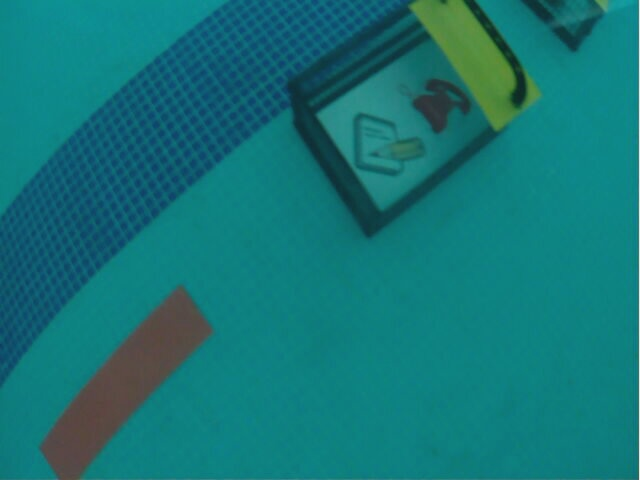
#> input picture imgs/pool_line_bin.jpg, 640 x 480 px, found by its file name
$ python '4. Find objects by color.py'
#> lines starting #> are read from the running program, lines starting #| are printed output that depends on the picture; after the words box and inside, x2 and y2 are one past the last pixel; in counts of white or black regions, pixels touching at a corner belong together
# Пример выделения контуров объектов по заданным цветам.

import cv2
import numpy as np

# Для начала, создадим словарь, который хранит
# диапазоны цветов и их наименования.

colors = {
    'orange': ((  0,   0,   0), ( 30, 200, 255)),
    'yellow': (( 30,  80,   0), ( 70, 200, 255)),
    'blue':   (( 94,  96,  96), (120, 255, 255)),
}

# В последствии мы захотим раскрашивать контуры в те цвета,
# которым они соответствуют. Для дальнейшего удобства,
# опищем функцию, которая преобразует верхнее значение
# диапазона к BGR-цвету.
#
# Сначала создадим изображение из одного пикселя с нужным нам цветом,
# (отнимем от оттенка верхнего диапазона небольшое число, чтобы
# чтобы цвет был немного смещен от границы диапазона), далее произведём
# преобразование уже знакомой нам функцией cvtColor, после чего
# возвращаем массив, содержащий каждый из компонентов цвета.

def calc_line_color(color):
    result = np.uint8([[[
        color[0][0] + 5,
        color[1][1],
        color[1][2],
    ]]])

    result = cv2.cvtColor(result, cv2.COLOR_HSV2BGR)

    result = (
        int(result[0][0][0]),
        int(result[0][0][1]),
        int(result[0][0][2]),
    )

    return result

# Выделим поиск контуров в отдельную функцию.

def find_contours(img, color):
    img_hsv = cv2.cvtColor(img, cv2.COLOR_BGR2HSV)
    img_mask = cv2.inRange(img_hsv, color[0], color[1])
    contours, _ = cv2.findContours(img_mask, cv2.RETR_EXTERNAL, cv2.CHAIN_APPROX_SIMPLE)

    return contours

# Напишем функцию для отрисовки контуров, которая включает
# отсеивание слишком маленьких контуров, вычисление координат
# центра контура, а также отрисовку как самого контура, так и
# его центра с подписью соответствующего цвета.

def draw_object_contour(img, contour, name):
    if cv2.contourArea(contour) < 500:
        return

    line_color = calc_line_color(colors[name])
    cv2.drawContours(drawing, [contour], 0, line_color, 2)

    moments = cv2.moments(contour)

    try:
        x = int(moments['m10'] / moments['m00'])
        y = int(moments['m01'] / moments['m00'])
        cv2.circle(drawing, (x,y), 4, line_color, -1)

        font = cv2.FONT_HERSHEY_DUPLEX
        cv2.putText(img, name, (x-30, y+30), font, 1, (255,255,255), 1)
    except ZeroDivisionError:
        pass

# Теперь опишем основной алгоритм работы. Благодаря
# разделению на функции, мы получили более читаемый
# и простой код, глядя на который сразу становится понятно,
# что именно будет происходить в основном цикле:
# после поулчения изображения мы находим контуры для
# каждого из цветов в словаре, и при наличии контуров
# вызываем отрисовку каждого контура.

if __name__ == '__main__':
    img = cv2.imread('imgs/pool_line_bin.jpg')
#> img is the input picture: shape (480, 640, 3); mean B, G, R 119.4, 117.4, 19.4
    drawing = img.copy()

    for name in colors:
        contours = find_contours(img, colors[name])

        if not contours:
            continue

        for cnt in contours:
            draw_object_contour(drawing, cnt, name)
#> this loop made 3 passes
#> pass 1, in find_contours, `img_mask = cv2.inRange(img_hsv, color[0], color[1])`:
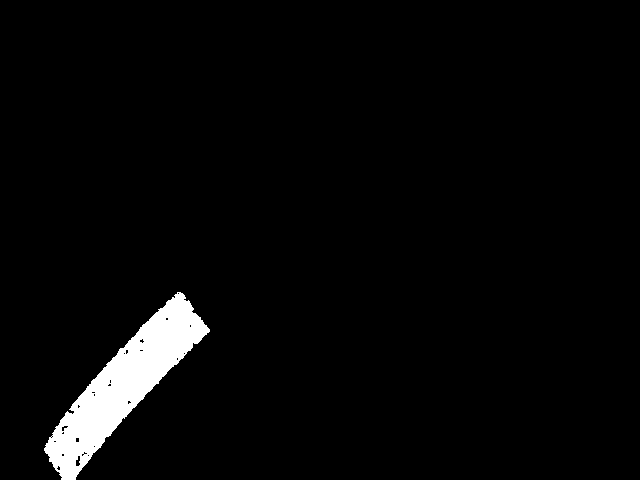
#> img_mask: shape (480, 640); 3.3% white; 1 white region, box (x1, y1, x2, y2) and area: (44, 292, 210, 480) 10053
#> pass 2, in find_contours (call 2), `img_mask = cv2.inRange(img_hsv, color[0], color[1])`:
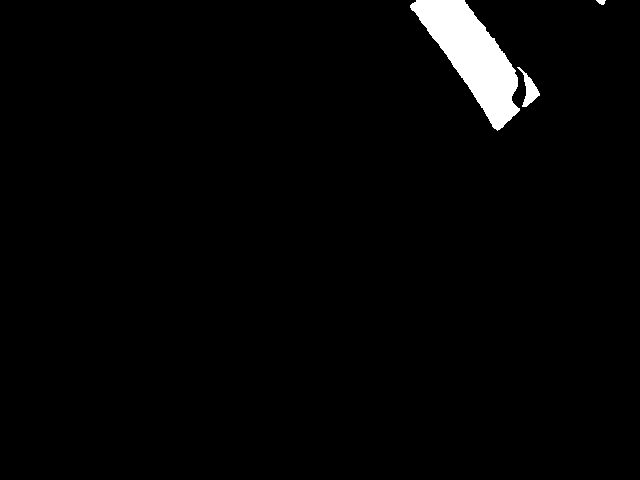
#> img_mask: shape (480, 640); 2.2% white; 3 white regions, box (x1, y1, x2, y2) and area: (410, 0, 520, 131) 6361, (517, 67, 540, 107) 332, (596, 0, 606, 5) 34
#> pass 3, in find_contours (call 3), `img_mask = cv2.inRange(img_hsv, color[0], color[1])`:
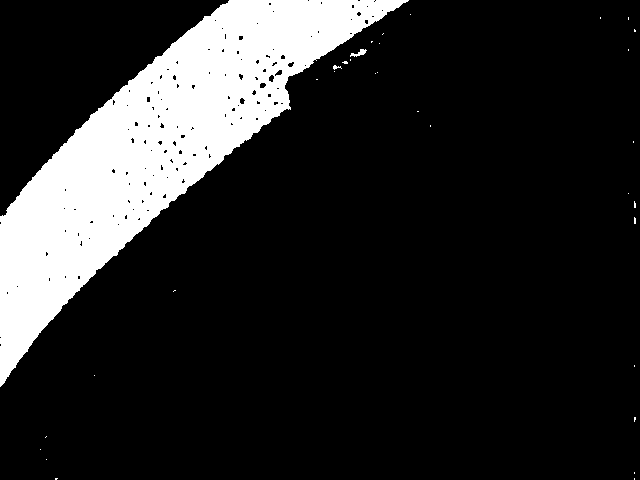
#> img_mask: shape (480, 640); 15.9% white; 33 white regions (30 under 20 px), largest, box (x1, y1, x2, y2) and area: (0, 0, 409, 387) 48619, (350, 49, 367, 57) 62, (333, 65, 342, 70) 22
#> after the loop:
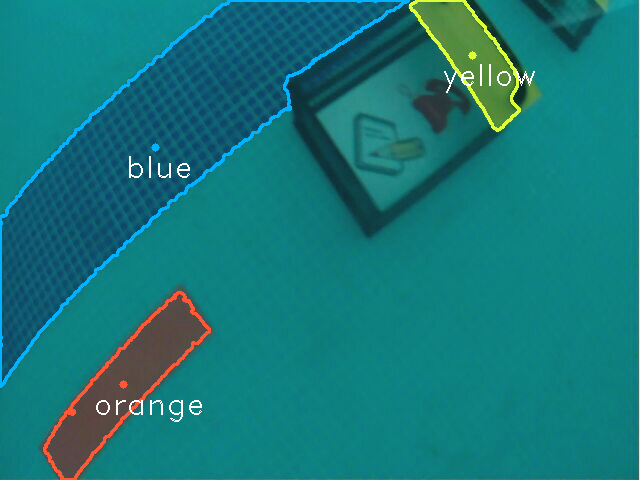
#> drawing: shape (480, 640, 3); 2.75% of pixels changed, all inside (x1, y1, x2, y2) = (0, 0, 535, 480)

    cv2.imshow('drawing', drawing)
    cv2.waitKey(0)
